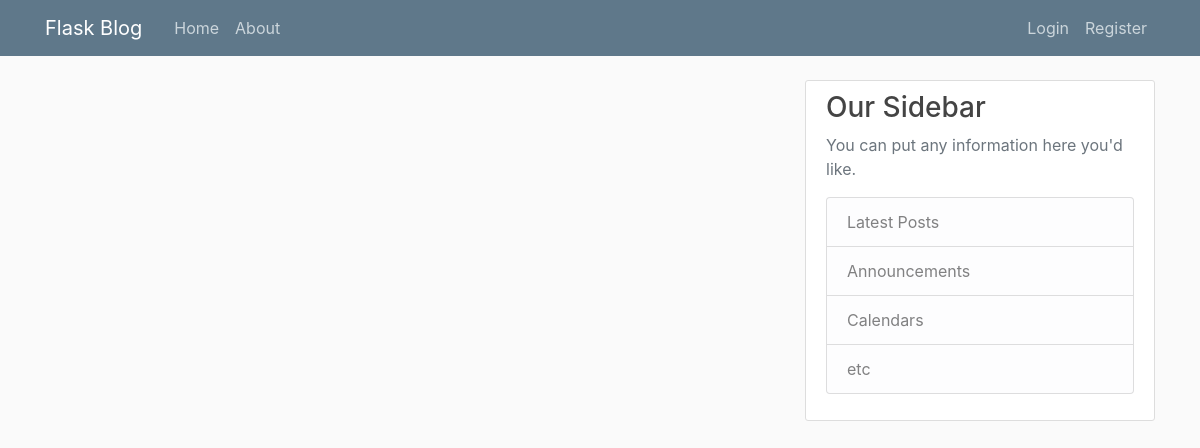
Page /home on the earlier database version.
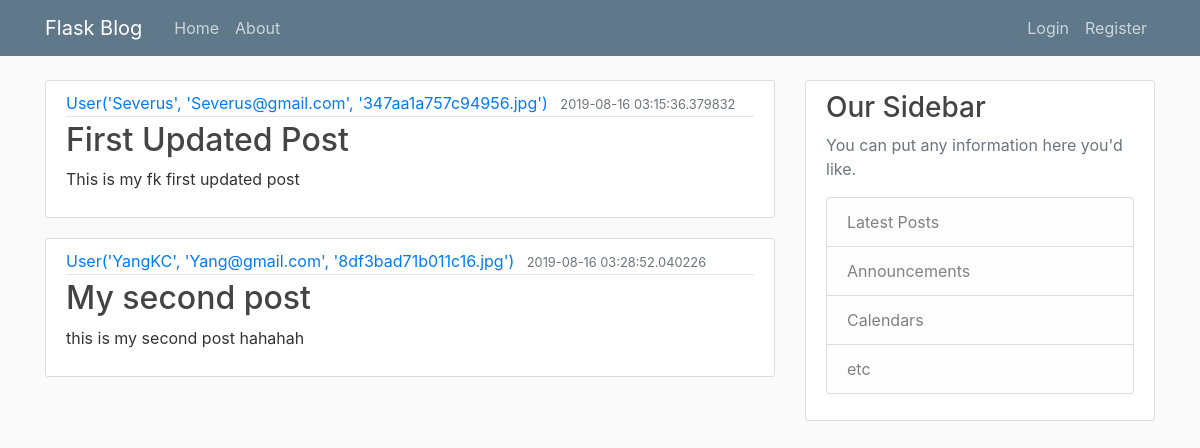
Same page on the later database version.
### app/models.py (models this page shows, shortened)
class Post(db.Model):
    id = db.Column(db.Integer, primary_key=True)
    title = db.Column(db.String(100), nullable=False)
    date_posted = db.Column(db.DateTime, nullable=False, default=datetime.utcnow)
    content = db.Column(db.Text, nullable=False)
    user_id = db.Column(db.Integer, db.ForeignKey('user.id'), nullable=False)

class User(db.Model, UserMixin):
    id = db.Column(db.Integer, primary_key=True)
    username = db.Column(db.String(20), unique=True, nullable=False)
    email = db.Column(db.String(120), unique=True, nullable=False)
    image_file = db.Column(db.String(20), nullable=False, default='default.jpg')
    password = db.Column(db.String(60), nullable=False)
    posts = db.relationship('Post', backref='author', lazy=True)
    def __repr__(self):
        return f"User('{self.username}', '{self.email}', '{self.image_file}')"

### app/routes.py (the view)
@app.route("/")
@app.route("/home")
def home():
    posts = Post.query.all()
    return render_template('home.html', posts=posts)

### app/templates/home.html
{% extends "layout.html" %}
{% block content %}
    {% for post in posts %}
        <article class="media content-section">
        <div class="media-body">
            <div class="article-metadata">
            <a class="mr-2" href="#">{{ post.author }}</a>
            <small class="text-muted">{{ post.date_posted }}</small>
            </div>
            <h2><a class="article-title" href="#">{{ post.title }}</a></h2>
            <p class="article-content">{{ post.content }}</p>
        </div>
        </article>
    {% endfor %}
{% endblock content %}

### app/templates/layout.html (shortened to what this page needs)
<!DOCTYPE html>
<html>
    <head>
    <link rel="stylesheet" href="https://stackpath.bootstrapcdn.com/bootstrap/4.3.1/css/bootstrap.min.css">
    <link rel="stylesheet" type="text/css" href="{{ url_for('static', filename='main.css') }}">
    </head>
    <body>
        <header class="site-header">
        <nav class="navbar navbar-expand-md navbar-dark bg-steel fixed-top">
            <div class="container">
            <a class="navbar-brand mr-4" href="{{ url_for('home') }}">Flask Blog</a>
            <div class="collapse navbar-collapse" id="navbarToggle">
                <div class="navbar-nav mr-auto">
                <a class="nav-item nav-link" href="{{ url_for('home') }}">Home</a>
                <a class="nav-item nav-link" href="{{ url_for('about') }}">About</a>
                </div>
                <div class="navbar-nav">
                    {% if current_user.is_authenticated %}
                        <a class="nav-item nav-link" href="{{ url_for('account') }}">Account</a>
                        <a class="nav-item nav-link" href="{{ url_for('logout') }}">Logout</a>
                    {% else %}
                        <a class="nav-item nav-link" href="{{ url_for('login') }}">Login</a>
                        <a class="nav-item nav-link" href="{{ url_for('register') }}">Register</a>
                    {% endif %}
                </div>
            </div>
            </div>
        </nav>
        </header>
        <main role="main" class="container">
            <div class="row">
                <div class="col-md-8">
                {% block content %}{% endblock %}
                </div>
                <div class="col-md-4">
                <div class="content-section">
                    <h3>Our Sidebar</h3>
                    <p class='text-muted'>You can put any information here you'd like.
                    <ul class="list-group">
                        <li class="list-group-item list-group-item-light">Latest Posts</li>
                        <li class="list-group-item list-group-item-light">Announcements</li>
                        <li class="list-group-item list-group-item-light">Calendars</li>
                        <li class="list-group-item list-group-item-light">etc</li>
                    </ul>
                    </p>
                </div>
                </div>
            </div>
        </main>
    </body>
</html>

### app/static/main.css (style rules this page uses)
body { background: #fafafa; color: #333333; margin-top: 5rem; }
h1, h2, h3, h4, h5, h6 { color: #444444; }
.bg-steel { background-color: #5f788a; }
.site-header .navbar-nav .nav-link { color: #cbd5db; }
.content-section { background: #ffffff; padding: 10px 20px; border: 1px solid #dddddd; border-radius: 3px; margin-bottom: 20px; }
.article-title { color: #444444; }
.article-content { white-space: pre-line; }
.article-metadata { padding-bottom: 1px; margin-bottom: 4px; border-bottom: 1px solid #e3e3e3 }

Differences in the rows shown:
added Post: author "User('Severus', 'Severus@gmail.com', '347aa1a757c94956.jpg')", date_posted "2019-08-16 03:15:36.379832", title "First Updated Post", content "This is my fk first updated post"
added Post: author "User('YangKC', 'Yang@gmail.com', '8df3bad71b011c16.jpg')", date_posted "2019-08-16 03:28:52.040226", title "My second post", content "this is my second post hahahah"
